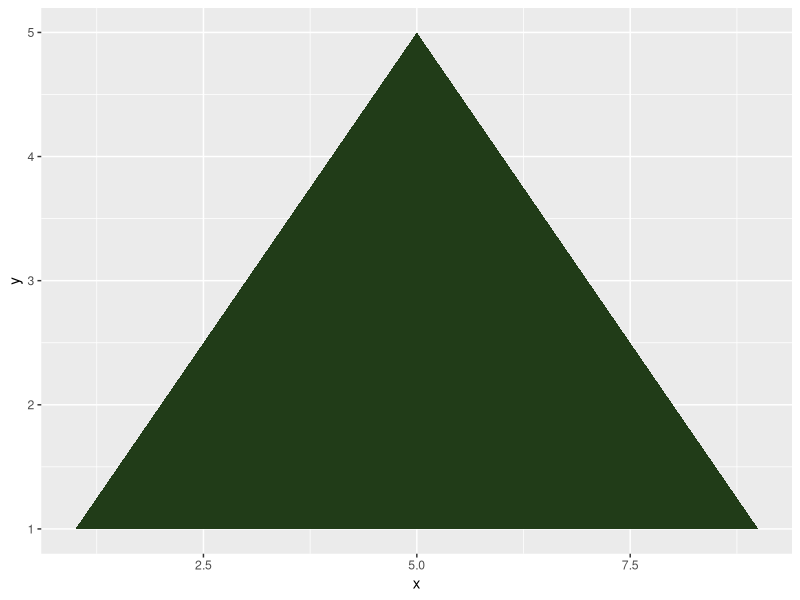
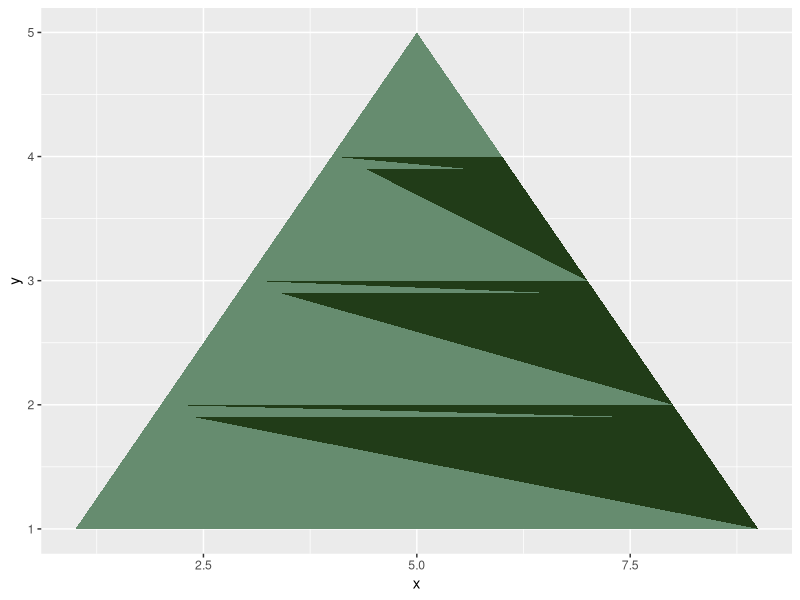

Generate these figures, in order, with R: (Note: this script raises an error after producing the figures.)
## ---- chunk 1
library(tidyverse, quietly = T)

cone = data.frame(x = 1:9,
                  y = c(1:5,4:1)) %>% 
  na.omit() %>% 
  arrange(x)

cone %>% 
  ggplot(aes(x=x, y=y)) +
  geom_polygon(fill="#213c18")
## ---- chunk 2
fancy = cone %>% 
  mutate(xoff = ifelse(x<5, x+.4, ifelse(x>5, x-.4, NA))) %>% 
  gather(del, x, contains("x")) %>% 
  mutate(y = ifelse(del=="xoff", y-.1,y)) %>% 
  filter(y>=1) %>% 
  na.omit() %>% 
  select(-del) %>% 
  arrange(y)

cone %>% 
  ggplot(aes(x=x, y=y)) +
  geom_polygon(fill="#213c18") +
  geom_polygon(data=fancy, fill = "#668c6f")
## ---- chunk 3
library(gganimate, quietly = T)

# Define bauble colours
bauble_colours = c("#e5d08f", "#e3d4b6",
                   "#cacbce", "#9c9c9c", "#e1dfdf",
                   "#c94c4c", "#8d1414")

baubles = cone %>% 
  
  # Group by y, nest and make up some random values for x.
  group_by(y) %>% 
  nest() %>% 
  mutate(data =  map(data, ~data.frame(x=seq(min(.$x), max(.$x), by=.1)))) %>% 
  unnest() %>% 
  
  # Group by x, nest and make up some random values for y.
  group_by(x) %>% 
  nest() %>% 
  mutate(data =  map(data, ~data.frame(y=seq(min(.$y), max(.$y), by=.1)))) %>% 
  unnest() %>% 
  
  # Give baubles random shapes, sizes and two different colours.
  mutate(col1 = sample(bauble_colours, nrow(.), replace = T),
         col2 = sample(bauble_colours, nrow(.), replace = T),
         shp = sample(1:7, nrow(.), replace = T),
         sz = sample(seq(.5,2,by=.1), nrow(.), replace = T),
         time = sample(seq(.5,1,by=.01), nrow(.), replace = T)
  ) %>%
  rownames_to_column() %>% 
  
  # Grab only 60 baubles
  sample_n(60) %>% 
  
  # Gather the colours into a single column
  gather(dd, cols, contains("col")) %>% 
  mutate(alph = ifelse(dd == "col1", .8, 1))


cone %>% 
  ggplot(aes(x=x, y=y)) +
  geom_polygon(fill="#213c18") +
  geom_polygon(data=fancy, fill = "#668c6f") +
  geom_point(data = baubles, aes(colour=I(cols), fill=I(cols), 
                                 shape = factor(shp),size=sz), show.legend = F) + 
  scale_shape_manual(values = c(20:25,8))
## ---- chunk 4

cone %>% 
  ggplot(aes(x=x, y=y)) +
  
  # Cone
  geom_polygon(fill="#213c18") +
  
  # Fancy
  geom_polygon(data=fancy, fill = "#668c6f") +
  
  # Baubles
  geom_point(data = baubles %>% select(-time), show.legend = F, alpha = .7,
             aes(colour=I(cols), fill=I(cols),
                 shape = factor(shp),size=sz, group=rowname)) +
  
  # animated baubles!
  geom_point(data = baubles, show.legend = F,
             aes(colour=I(cols), fill=I(cols), alpha=I(alph),
                 shape = factor(shp),size=sz, group=rowname)) + 
  
  # Topper
  geom_point(data=data.frame(x=5, y=5), colour="#e5d08f", size=15, shape=8) +
  scale_shape_manual(values = c(20:25,8)) +
  
  # remove axes etc., and make background black
  theme_void() + 
  theme(plot.background = element_rect(fill="black"), title = element_text(colour="white")) +
  
  # Animate
  #transition_states(time, transition_length = 10, state_length = 2) + 
  transition_time(time) + 
  ease_aes('quadratic-in-out') 

## ---- chunk 5
snow = data.frame(x = sample(seq(1, max(cone$x)+1, by=.01), 100, replace = F),
                  y = sample(seq(1, max(cone$y)+1, by=.01), 100, replace = F)) %>% 
  group_by(x) %>% 
  nest() %>% 
  mutate(data =  map(data, 
                     ~data.frame(y=seq(.$y, .$y-sample(seq(.5,1,by=.01),1), length.out = 100)) %>% 
                       mutate(time = sample(seq(0.5,.9, .01), 1)) %>% 
                       mutate(time = seq(unique(time), unique(time)+.02, length.out = nrow(.)))
  )) %>% 
  unnest() 

cone %>% 
  ggplot(aes(x=x, y=y)) +
  
  # Snow
  geom_jitter(data=snow, aes(group=x), colour="white", shape=8, size=1) +
  
  # Cone
  geom_polygon(fill="#213c18") +
  
  # Fancy
  geom_polygon(data=fancy, fill = "#668c6f") +
  
  # Baubles
  geom_point(data = baubles %>% select(-time), show.legend = F, alpha = .7,
             aes(colour=I(cols), fill=I(cols),
                 shape = factor(shp),size=sz, group=rowname)) +
  
  # animated baubles!
  geom_point(data = baubles, show.legend = F,
             aes(colour=I(cols), fill=I(cols), alpha=I(alph),
                 shape = factor(shp),size=sz, group=rowname)) +
  
  # Topper
  geom_point(data=data.frame(x=5, y=5), colour="#e5d08f", size=15, shape=8) +
  scale_shape_manual(values = c(20:25,8)) +
  
  # remove axes etc., and make background black
  theme_void() + 
  theme(plot.background = element_rect(fill="black"), title = element_text(colour="white")) +
  
  # Animate
  transition_time(time) + 
  ease_aes('sine-in-out') 
